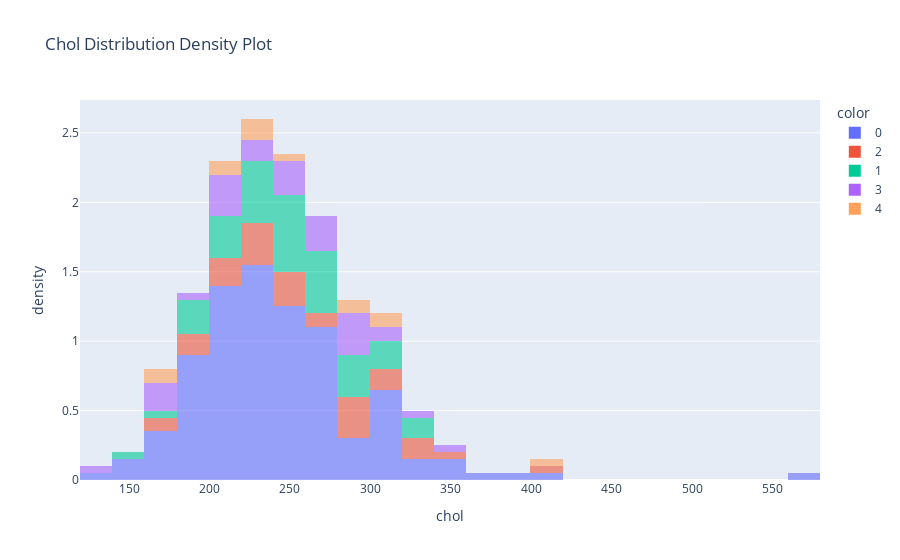

Notebook code cell kept with this figure:
### Markdown cell above
<p> FROM ACTIVITY: Make the training/test split </p>

### Code cell
# Key features distribution plots: 
#   Make a histogram, Box Plot, Density Plot of relevant data

compHistFig = px.histogram(X, x="chol", histnorm='density', opacity=0.6, title="Chol Distribution Density Plot", color=y["num"])
compHistFig.show()

#Categorical Exploration

### Figure 1 — Plotly figure (JSON) as saved in the notebook; plotly's stock layout.template omitted (floating-point values rounded to 4 significant figures; data arrays with more than 128 entries replaced by an {"elided": "..."} marker saying what was removed)
{"data": [{"bingroup": "x", "histnorm": "density", "hovertemplate": "color=0<br>chol=%{x}<br>density=%{y}<extra></extra>", "legendgroup": "0", "marker": {"color": "#636efa", "opacity": 0.6, "pattern": {"shape": ""}}, "name": "0", "orientation": "v", "showlegend": true, "type": "histogram", "x": {"elided": "164 int values"}, "xaxis": "x", "yaxis": "y"}, {"bingroup": "x", "histnorm": "density", "hovertemplate": "color=2<br>chol=%{x}<br>density=%{y}<extra></extra>", "legendgroup": "2", "marker": {"color": "#EF553B", "opacity": 0.6, "pattern": {"shape": ""}}, "name": "2", "orientation": "v", "showlegend": true, "type": "histogram", "x": [286, 254, 256, 230, 290, 305, 188, 282, 326, 239, 177, 260, 341, 263, 254, 293, 409, 246, 254, 294, 212, 327, 283, 234, 237, 234, 315, 204, 218, 311, 335, 203, 225, 169, 187, 193], "xaxis": "x", "yaxis": "y"}, {"bingroup": "x", "histnorm": "density", "hovertemplate": "color=1<br>chol=%{x}<br>density=%{y}<extra></extra>", "legendgroup": "1", "marker": {"color": "#00cc96", "opacity": 0.6, "pattern": {"shape": ""}}, "name": "1", "orientation": "v", "showlegend": true, "type": "histogram", "x": [229, 203, 229, 284, 335, 276, 330, 253, 266, 233, 172, 216, 185, 231, 267, 248, 197, 258, 255, 229, 307, 249, 282, 198, 288, 309, 243, 322, 299, 300, 282, 249, 274, 184, 305, 283, 247, 273, 244, 230, 269, 149, 249, 275, 218, 261, 223, 207, 204, 232, 212, 197, 241, 264, 236], "xaxis": "x", "yaxis": "y"}, {"bingroup": "x", "histnorm": "density", "hovertemplate": "color=3<br>chol=%{x}<br>density=%{y}<extra></extra>", "legendgroup": "3", "marker": {"color": "#ab63fa", "opacity": 0.6, "pattern": {"shape": ""}}, "name": "3", "orientation": "v", "showlegend": true, "type": "histogram", "x": [268, 224, 167, 177, 353, 254, 270, 274, 164, 258, 188, 219, 330, 256, 217, 288, 239, 281, 246, 269, 274, 298, 299, 309, 259, 200, 228, 282, 206, 286, 212, 319, 205, 176, 131], "xaxis": "x", "yaxis": "y"}, {"bingroup": "x", "histnorm": "density", "hovertemplate": "color=4<br>chol=%{x}<br>density=%{y}<extra></extra>", "legendgroup": "4", "marker": {"color": "#FFA15A", "opacity": 0.6, "pattern": {"shape": ""}}, "name": "4", "orientation": "v", "showlegend": true, "type": "histogram", "x": [206, 225, 230, 243, 407, 174, 289, 289, 304, 212, 231, 166, 318], "xaxis": "x", "yaxis": "y"}], "layout": {"barmode": "relative", "legend": {"title": {"text": "color"}, "tracegroupgap": 0}, "title": {"text": "Chol Distribution Density Plot"}, "xaxis": {"anchor": "y", "domain": [0, 1], "title": {"text": "chol"}}, "yaxis": {"anchor": "x", "domain": [0, 1], "title": {"text": "density"}}}}
